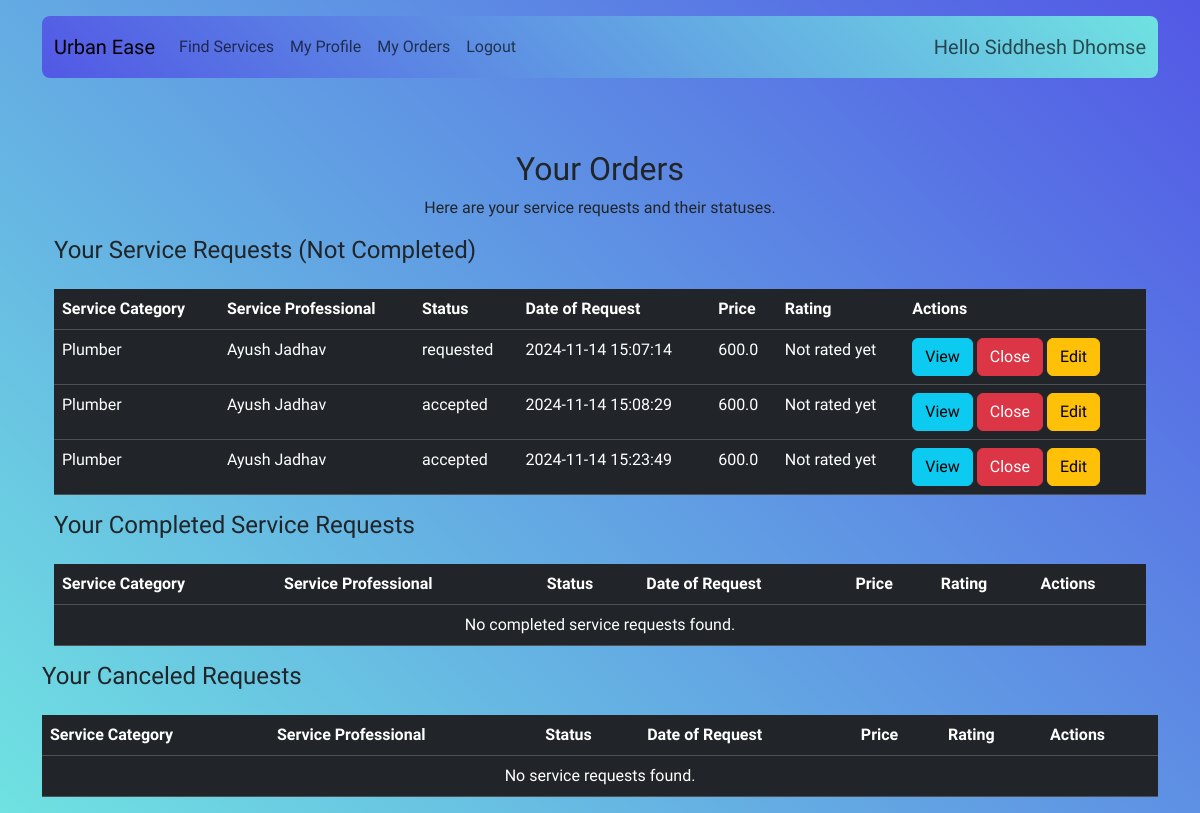
/customer/orders (signed in), run on an earlier commit of the app's database.
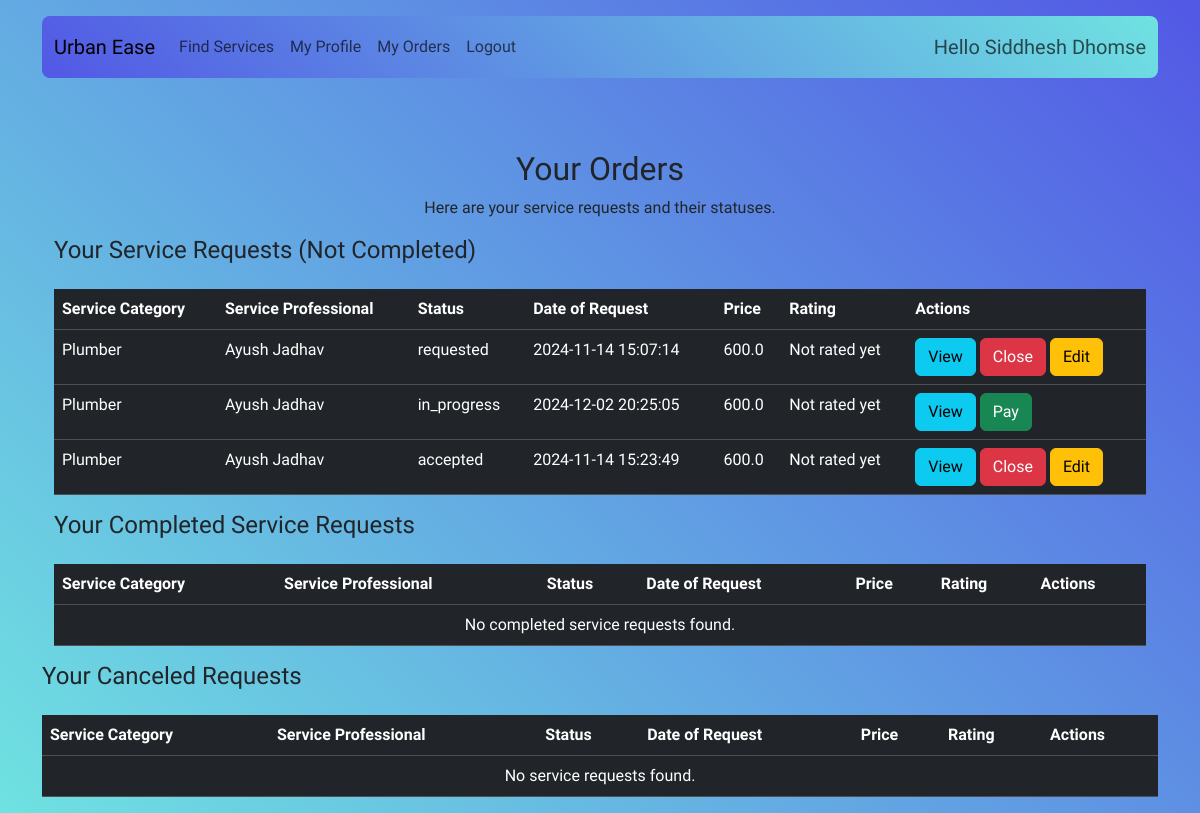
And on a later commit of the database.
### application/model.py (models this page shows)
class Customer(db.Model):
    id = db.Column(db.Integer, primary_key=True)
    name = db.Column(db.String(80), nullable=False)
    phone = db.Column(db.String(80), nullable=False)
    city = db.Column(db.String(80), nullable=False)
    address = db.Column(db.String(200), nullable=False)
    status = db.Column(db.String(80), nullable=False)  # ('active', 'inactive')
    user_id = db.Column(db.Integer, db.ForeignKey('user.id'), nullable=False)
    service_requests = db.relationship('ServiceRequest', backref='customer', lazy=True)

class ServiceRequest(db.Model):
    id = db.Column(db.Integer, primary_key=True)
    customer_id = db.Column(db.Integer, db.ForeignKey('customer.id'), nullable=False)
    service_professional_id = db.Column(db.Integer, db.ForeignKey('service_professional.id'), nullable=False)
    service_category_id = db.Column(db.Integer, db.ForeignKey('service_category.id', ondelete='SET NULL'), nullable=True)
    service_category = db.Column(db.String(80), nullable=False)
    date_request = db.Column(db.DateTime, nullable=False)
    date_completion = db.Column(db.DateTime, nullable=False)
    status = db.Column(db.String(80), nullable=False)  # ('completed', 'requested', 'denied', 'in_progress')
    rating = db.Column(db.Float, nullable=True)
    feedback = db.Column(db.String(400), nullable=True)

class ServiceProfessional(db.Model):
    id = db.Column(db.Integer, primary_key=True)
    name = db.Column(db.String(80), nullable=False)
    phone = db.Column(db.String(80), nullable=False)
    city = db.Column(db.String(80), nullable=False)
    service_category = db.Column(db.String(80), nullable=False)
    rating = db.Column(db.Float, nullable=True)
    experience = db.Column(db.Integer, nullable=False)
    company_name = db.Column(db.String(80), nullable=False)
    status = db.Column(db.String(80), nullable=False)  # ('blacklisted', 'approved', 'pending')
    price_per_hour = db.Column(db.Float, nullable=False)
    expenses_per_hour = db.Column(db.Float, nullable=True)
    user_id = db.Column(db.Integer, db.ForeignKey('user.id'), nullable=False)
    service_requests = db.relationship('ServiceRequest', backref='service_professional', lazy=True)

### application/routes.py (the view)
@app.route('/customer/orders')
@login_required
def customer_orders():
    user_id = session.get('user_id')
    customer = Customer.query.filter_by(user_id=user_id).first()
    service_requests = ServiceRequest.query.filter_by(customer_id=customer.id).all()
    for request in service_requests:
        request.review = Review.query.filter_by(ServiceRequest_id=request.id).first()
    return render_template('customer_orders.html', service_requests=service_requests)

### application/model.py (called while the page is built)
    @property
    def is_active(self):
        if self.role == 'customer':
            return self.customer_det.status == 'active'
        elif self.role == 'service_professional':
            return self.service_professional_det.status == 'approved'
        elif self.role == 'admin':
            return True
        return False  # For any other role, return False or handle accordingly

### application/routes.py (called while the page is built)
@login_manager.user_loader
def load_user(user_id):
    return User.query.get(int(user_id))

### templates/customer_orders.html (shortened to what this page needs)
{% extends 'base.html' %}
{% block content %}
<div class="container mt-5">
    <div class="row">
        <div class="col-12 text-center">
            <h2>Your Orders</h2>
            <p>Here are your service requests and their statuses.</p>
        </div>
    </div>
    <div class="row" style="max-height: 500px; overflow-y: auto;">
        <div class="col-12">
            <h4>Your Service Requests (Not Completed)</h4>
            <table class="table table-dark table-hover mt-4">
                <thead>
                    <tr>
                        <th>Service Category</th>
                        <th>Service Professional</th>
                        <th>Status</th>
                        <th>Date of Request</th>
                        <th>Price</th>
                        <th>Rating</th>
                        <th>Actions</th>
                    </tr>
                </thead>
                <tbody>
                    {% for request in service_requests if (request.status == 'accepted' or request.status == 'requested' or request.status == 'in_progress' or request.status == 'payed') %}
                    <tr>
                        <td>{{ request.service_category }}</td>
                        <td>{{ request.service_professional.name }}</td>
                        <td>{{ request.status }}</td>
                        <td>{{ request.date_request.strftime('%Y-%m-%d %H:%M:%S') }}</td>
                        <td>{{ request.service_professional.price_per_hour }}</td>
                        <td>
                            {% if request.review.rating %}
                            {{ request.review.rating }} / 5
                            {% else %}
                            Not rated yet
                            {% endif %}
                        </td>
                        <td>
                            <button type="button" class="btn btn-info btn-block" data-bs-toggle="modal"
                                data-bs-target="#viewServiceRequestModal{{ request.id }}">View</button>
                            {% if request.status != 'completed' and request.status != 'in_progress' and request.status!='payed' %}
                            <a href="{{ url_for('close_service_request', request_id=request.id) }}"
                                class="btn btn-danger btn-block">Close</a>
                            <button type="button" class="btn btn-warning btn-block" data-bs-toggle="modal"
                                data-bs-target="#editServiceRequestModal{{ request.id }}">Edit</button>
                            {% elif request.status == 'in_progress' %}
                            <a href="{{ url_for('payment', service_request_id=request.id) }}"
                                class="btn btn-success btn-block">Pay</a>
                            {%elif request.status == 'payed'%}
                            <a href="{{ url_for('complete_service_request', request_id=request.id) }}"
                                class="btn btn-success btn-block">Complete</a>
                            {% endif %}
                        </td>
                    </tr>
                    {% else %}
                    <tr>
                        <td colspan="7" class="text-center">No service requests found.</td>
                    </tr>
                    {% endfor %}
                </tbody>
            </table>
        </div>
    </div>
    <div class="row" style="max-height: 500px; overflow-y: auto;">
        <div class="col-12">
            <h4>Your Completed Service Requests</h4>
            <table class="table table-dark table-hover mt-4">
                <thead>
                    <tr>
                        <th>Service Category</th>
                        <th>Service Professional</th>
                        <th>Status</th>
                        <th>Date of Request</th>
                        <th>Price</th>
                        <th>Rating</th>
                        <th>Actions</th>
                    </tr>
                </thead>
                <tbody>
                    {% for request in service_requests if request.status == 'completed' %}
                    <tr>
                        <td>{{ request.service_category }}</td>
                        <td>{{ request.service_professional.name }}</td>
                        <td>{{ request.status }}</td>
                        <td>{{ request.date_request.strftime('%Y-%m-%d %H:%M:%S') }}</td>
                        <td>{{ request.service_professional.price_per_hour }}</td>
                        <td>
                            {% if request.review.rating %}
                            {{ request.review.rating }} / 5
                            {% else %}
                            Not rated yet
                            {% endif %}
                        </td>
                        <td>
                            <button type="button" class="btn btn-info btn-block" data-bs-toggle="modal"
                                data-bs-target="#viewServiceRequestModal{{ request.id }}">View</button>
                            <button type="button" class="btn btn-success btn-block" data-bs-toggle="modal"
                                data-bs-target="#giveReviewModal{{ request.id }}">Give Review</button>
                        </td>
                    </tr>
                    {% else %}
                    <tr>
                        <td colspan="7" class="text-center">No completed service requests found.</td>
                    </tr>
                    {% endfor %}
                </tbody>
            </table>
        </div>
    </div>
</div>
<div class="row" style="max-height: 500px; overflow-y: auto;">
    <div class="col-12">
        <h4>Your Canceled Requests</h4>
        <table class="table table-dark table-hover mt-4">
            <thead>
                <tr>
                    <th>Service Category</th>
                    <th>Service Professional</th>
                    <th>Status</th>
                    <th>Date of Request</th>
                    <th>Price</th>
                    <th>Rating</th>
                    <th>Actions</th>
                </tr>
            </thead>
            <tbody>
                {% for request in service_requests if request.status == 'denied' %}
                <tr>
                    <td>{{ request.service_category }}</td>
                    <td>{{ request.service_professional.name }}</td>
                    <td>{{ request.status }}</td>
                    <td>{{ request.date_request.strftime('%Y-%m-%d %H:%M:%S') }}</td>
                    <td>{{ request.service_professional.price_per_hour }}</td>
                    <td>
                        {% if request.review.rating %}
                        {{ request.review.rating }} / 5
                        {% else %}
                        Not rated yet
                        {% endif %}
                    </td>
                    <td>
                        <button type="button" class="btn btn-info btn-block" data-bs-toggle="modal"
                            data-bs-target="#viewServiceRequestModal{{ request.id }}">View</button>
                    </td>
                </tr>
                {% else %}
                <tr>
                    <td colspan="7" class="text-center">No service requests found.</td>
                </tr>
                {% endfor %}
            </tbody>
        </table>
    </div>
</div>
{% endblock %}

### templates/base.html (shortened to what this page needs)
<!DOCTYPE html>
<html lang="en">
<head>
    <link href="https://cdn.jsdelivr.net/npm/bootstrap@5.3.3/dist/css/bootstrap.min.css" rel="stylesheet">
<link rel="stylesheet" href="{{ url_for('static', filename='styles.css') }}">
</head>
<body>
  <div class="container-cust custom-bg">
    <div class="container pt-3 pb-3">
            {%include 'navbar.html'%}
        </div>
        <div class="container mt-2">
    {%block content%}
    {%endblock%}
  </div>
</div>
</body>
</html>

### templates/navbar.html (shortened to what this page needs)
<nav class="navbar navbar-expand-lg custom-bg2 rounded-3 navbar-expand-hover">
  <div class="container-fluid">
    <a class="navbar-brand" href="/">Urban Ease</a>
    <div class="collapse navbar-collapse" id="navbarNavDropdown">
      <ul class="navbar-nav me-auto mb-2 mb-lg-0">
        {% if not session['role'] %}
        <li class="nav-item dropdown">
          <a class="nav-link dropdown-toggle" href="#" id="navbarDropdown" role="button" data-bs-toggle="dropdown" aria-expanded="false">
            Register
          </a>
          <ul class="dropdown-menu" aria-labelledby="navbarDropdown">
            <li><a class="dropdown-item" href="{{ url_for('registercustomer') }}">As a Customer</a></li>
            <li><a class="dropdown-item" href="{{ url_for('registerserviceprofessional') }}">As a Service Professional</a></li>
          </ul>
        </li>
        <li class="nav-item">
          <a class="nav-link " href="{{ url_for('Login') }}">Login</a>
        </li>
        {% elif session['role'] == 'customer' %}
        <li class="nav-item">
          <a class="nav-link" href="{{ url_for('customer_dashboard') }}">Find Services</a>
        </li>
        <li class="nav-item">
          <a class="nav-link" href="{{ url_for('customer_profile') }}">My Profile</a>
        </li>
        <li class="nav-item">
          <a class="nav-link" href="{{ url_for('customer_orders') }}">My Orders</a>
        </li>
        {%endif%}
        {% if session['role'] %}
        <li class="nav-item">
          <a class="nav-link" href="{{ url_for('logout') }}">Logout</a>
        </li>
        {% endif %}
      </ul>
      {%if session['role']%}
      <span class="navbar-text fs-5">
        Hello {{session.get('name')}}
      </span>
      {%endif%}
    </div>
  </div>
</nav>

### static/styles.css (style rules this page uses)
body { font-family: "Funnel Display", sans-serif; font-optical-sizing: auto; font-weight: 450; font-style: normal; }
.custom-bg { background: linear-gradient(45deg, #6fe2e1, #5258e5) !important; min-height: 100vh; display: flex; flex-direction: column; }
.container-cust { flex-grow: 1; }
.custom-bg2 { background: linear-gradient(45deg, #5258e5, #6fe2e1) !important; }
.navbar-expand-hover { transition: all 0.3s ease-in-out; }

What changed in the data, as far as the page shows it:
changed ServiceRequest: status "accepted" → "in_progress"; date_request "2024-11-14 15:08:29" → "2024-12-02 20:25:05"; status "Close Edit" → "Pay"
